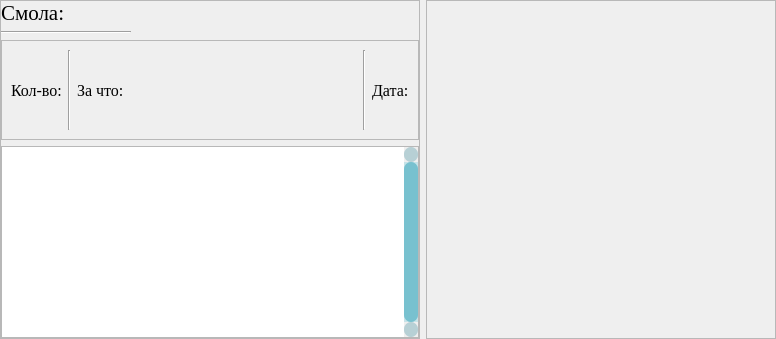
         <widget class="QWidget" name="page_5">
          <layout class="QHBoxLayout" name="horizontalLayout_14">
           <property name="leftMargin">
            <number>0</number>
           </property>
           <property name="topMargin">
            <number>0</number>
           </property>
           <property name="rightMargin">
            <number>0</number>
           </property>
           <property name="bottomMargin">
            <number>0</number>
           </property>
           <item>
            <widget class="QFrame" name="frame_19">
             <property name="frameShape">
              <enum>QFrame::StyledPanel</enum>
             </property>
             <property name="frameShadow">
              <enum>QFrame::Raised</enum>
             </property>
             <layout class="QVBoxLayout" name="verticalLayout_7">
              <property name="leftMargin">
               <number>0</number>
              </property>
              <property name="topMargin">
               <number>0</number>
              </property>
              <property name="rightMargin">
               <number>0</number>
              </property>
              <property name="bottomMargin">
               <number>0</number>
              </property>
              <item>
               <widget class="QLabel" name="label_14">
                <property name="font">
                 <font>
                  <family>Georgia</family>
                  <pointsize>16</pointsize>
                 </font>
                </property>
                <property name="text">
                 <string>Смола:</string>
                </property>
               </widget>
              </item>
              <item>
               <widget class="Line" name="line_8">
                <property name="maximumSize">
                 <size>
                  <width>130</width>
                  <height>16777215</height>
                 </size>
                </property>
                <property name="orientation">
                 <enum>Qt::Horizontal</enum>
                </property>
               </widget>
              </item>
              <item>
               <widget class="QFrame" name="frame_23">
                <property name="minimumSize">
                 <size>
                  <width>0</width>
                  <height>100</height>
                 </size>
                </property>
                <property name="frameShape">
                 <enum>QFrame::StyledPanel</enum>
                </property>
                <property name="frameShadow">
                 <enum>QFrame::Raised</enum>
                </property>
                <layout class="QHBoxLayout" name="horizontalLayout_17">
                 <property name="leftMargin">
                  <number>9</number>
                 </property>
                 <property name="topMargin">
                  <number>9</number>
                 </property>
                 <property name="rightMargin">
                  <number>9</number>
                 </property>
                 <property name="bottomMargin">
                  <number>9</number>
                 </property>
                 <item>
                  <widget class="QLabel" name="label_19">
                   <property name="maximumSize">
                    <size>
                     <width>83</width>
                     <height>16777215</height>
                    </size>
                   </property>
                   <property name="font">
                    <font>
                     <family>Georgia</family>
                     <pointsize>12</pointsize>
                    </font>
                   </property>
                   <property name="text">
                    <string>Кол-во:</string>
                   </property>
                  </widget>
                 </item>
                 <item>
                  <widget class="Line" name="line_12">
                   <property name="orientation">
                    <enum>Qt::Vertical</enum>
                   </property>
                  </widget>
                 </item>
                 <item>
                  <widget class="QLabel" name="label_20">
                   <property name="sizePolicy">
                    <sizepolicy hsizetype="Fixed" vsizetype="Preferred">
                     <horstretch>0</horstretch>
                     <verstretch>0</verstretch>
                    </sizepolicy>
                   </property>
                   <property name="minimumSize">
                    <size>
                     <width>280</width>
                     <height>0</height>
                    </size>
                   </property>
                   <property name="maximumSize">
                    <size>
                     <width>16777215</width>
                     <height>16777215</height>
                    </size>
                   </property>
                   <property name="font">
                    <font>
                     <family>Georgia</family>
                     <pointsize>12</pointsize>
                    </font>
                   </property>
                   <property name="text">
                    <string>За что:</string>
                   </property>
                  </widget>
                 </item>
                 <item>
                  <widget class="Line" name="line_13">
                   <property name="orientation">
                    <enum>Qt::Vertical</enum>
                   </property>
                  </widget>
                 </item>
                 <item>
                  <widget class="QLabel" name="label_21">
                   <property name="maximumSize">
                    <size>
                     <width>16777215</width>
                     <height>16777215</height>
                    </size>
                   </property>
                   <property name="font">
                    <font>
                     <family>Georgia</family>
                     <pointsize>12</pointsize>
                    </font>
                   </property>
                   <property name="text">
                    <string>Дата:</string>
                   </property>
                  </widget>
                 </item>
                </layout>
               </widget>
              </item>
              <item>
               <widget class="QListView" name="resins_view">
                <property name="font">
                 <font>
                  <family>Georgia</family>
                 </font>
                </property>
                <property name="styleSheet">
                 <string notr="true"> QScrollBar:vertical {
	border: none;
    background: rgb(199, 227, 232);
    width: 14px;
    margin: 15px 0 15px 0;
	border-radius: 0px;
 }

/*  HANDLE BAR VERTICAL */
QScrollBar::handle:vertical {	
	background-color: rgb(120, 193, 207);
	min-height: 30px;
	border-radius: 7px;
}
QScrollBar::handle:vertical:hover{	
	background-color:  rgb(133, 216, 230);
}
QScrollBar::handle:vertical:pressed {	
	background-color: rgb(112, 184, 195);
}

/* BTN TOP - SCROLLBAR */
QScrollBar::sub-line:vertical {
	border: none;
	background-color:  rgb(183, 208, 213);
	height: 15px;
	border-radius: 7px;
	subcontrol-position: top;
	subcontrol-origin: margin;
}
QScrollBar::sub-line:vertical:hover {	
	background-color: rgb(164, 213, 209);
}
QScrollBar::sub-line:vertical:pressed {	
	background-color: rgb(101, 183, 184);
}

/* BTN BOTTOM - SCROLLBAR */
QScrollBar::add-line:vertical {
	border: none;
	background-color: rgb(183, 208, 213);
	height: 15px;
	border-radius: 7px;
	subcontrol-position: bottom;
	subcontrol-origin: margin;
}
QScrollBar::add-line:vertical:hover {	
	background-color: rgb(164, 213, 209);
}
QScrollBar::add-line:vertical:pressed {	
	background-color: rgb(101, 183, 184);
}

/* RESET ARROW */
QScrollBar::up-arrow:vertical, QScrollBar::down-arrow:vertical {
	background: none;
}
QScrollBar::add-page:vertical, QScrollBar::sub-page:vertical {
	background: none;
}</string>
                </property>
                <property name="verticalScrollBarPolicy">
                 <enum>Qt::ScrollBarAlwaysOn</enum>
                </property>
                <property name="horizontalScrollBarPolicy">
                 <enum>Qt::ScrollBarAlwaysOff</enum>
                </property>
               </widget>
              </item>
             </layout>
            </widget>
           </item>
           <item>
            <widget class="QFrame" name="frame_20">
             <property name="minimumSize">
              <size>
               <width>350</width>
               <height>0</height>
              </size>
             </property>
             <property name="frameShape">
              <enum>QFrame::StyledPanel</enum>
             </property>
             <property name="frameShadow">
              <enum>QFrame::Raised</enum>
             </property>
             <layout class="QVBoxLayout" name="verticalLayout_12">
              <property name="leftMargin">
               <number>0</number>
              </property>
              <property name="topMargin">
               <number>0</number>
              </property>
              <property name="rightMargin">
               <number>0</number>
              </property>
              <property name="bottomMargin">
               <number>0</number>
              </property>
             </layout>
            </widget>
           </item>
          </layout>
         </widget>
